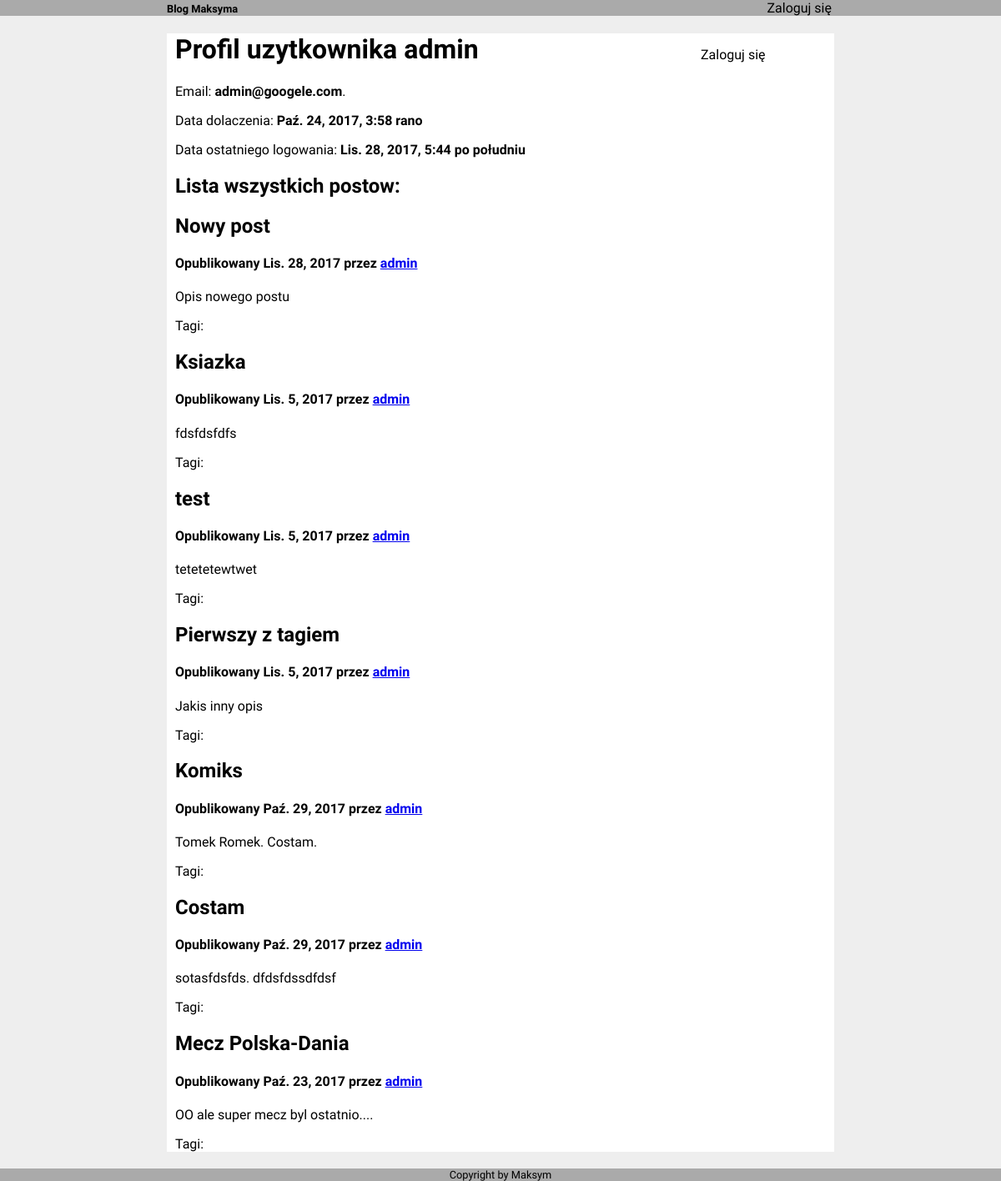
Page /profile/admin/ on the committed database.
### blog/models.py (models this page shows)
class Post(models.Model):
	title  = models.CharField(max_length=200)
	content = models.CharField(max_length=10000)
	publish_date = models.DateField()
	edit_date	= models.DateField(null=True)
	user = models.ForeignKey(User)
	class Meta:
		ordering = ['-publish_date']
	def __str__(self):
		return "Tytuł postu: " + self.title + "\n Treść: " + self.content[:self.content.find('.')] + "..." \
		+ "\nData: " + self.publish_date.strftime("%d.%m.%Y") + "\nAutor:" + self.user.username

### blog/views.py (the view)
# urls.py: url(r'^profile/(?P<name>\w+)/$', views.user_name, name="user_name"),
def user_name(request, name):
	profile = User.objects.get(username=name)
	posts = Post.objects.filter(user=profile)
	print(posts)
	context = {
		'profile': profile,
		'posts': posts
	}
	return render(request, 'blog/user_name.html', context)

### blog/templates/blog/user_name.html (shortened to what this page needs)
{% extends 'blog/base.html' %}
{% block content %}
<h1>Profil uzytkownika {{ profile.username }}</h1>
<p> Email: <strong>{{ profile.email }}</strong>.</p>
<p> Data dolaczenia: <strong>{{ profile.date_joined }}</strong> </p>
<p> Data ostatniego logowania: <strong>{{ profile.last_login }}</strong> </p>
<h2> Lista wszystkich postow: </h2>
	{% for post in posts %}
		<div>
			<h2>{{ post.title }}</h2>
			<h4>Opublikowany  {{ post.publish_date }}
	 			przez <a href="{% url 'user_name' post.user.username %}">{{ post.user.username }}</h4></a>
			<p> {{ post.content }}</p>
			<p> Tagi:
			</p>
		</div>
	{% endfor %}
{% endblock %}

### blog/static/blog/style.css (style rules this page uses)
body { margin: 0; background-color: #eee; font-family: 'Raleway'; }
#topmenu, #headerText, ul, { display: inline-block; }

### rows in the picture
Post: title "Nowy post", publish_date "Lis. 28, 2017", user.username "admin", content "Opis nowego postu"
Post: title "Ksiazka", publish_date "Lis. 5, 2017", user.username "admin", content "fdsfdsfdfs"
Post: title "test", publish_date "Lis. 5, 2017", user.username "admin", content "tetetetewtwet"
Post: title "Pierwszy z tagiem", publish_date "Lis. 5, 2017", user.username "admin", content "Jakis inny opis"
Post: title "Komiks", publish_date "Paź. 29, 2017", user.username "admin", content "Tomek Romek. Costam."
Post: title "Costam", publish_date "Paź. 29, 2017", user.username "admin", content "sotasfdsfds. dfdsfdssdfdsf"
Post: title "Mecz Polska-Dania", publish_date "Paź. 23, 2017", user.username "admin", content "OO ale super mecz byl ostatnio...."

### other values in the picture
{{ profile.username }} "admin"
{{ profile.email }} "admin@googele.com"
{{ profile.date_joined }} "Paź. 24, 2017, 3:58 rano"
{{ profile.last_login }} "Lis. 28, 2017, 5:44 po południu"
